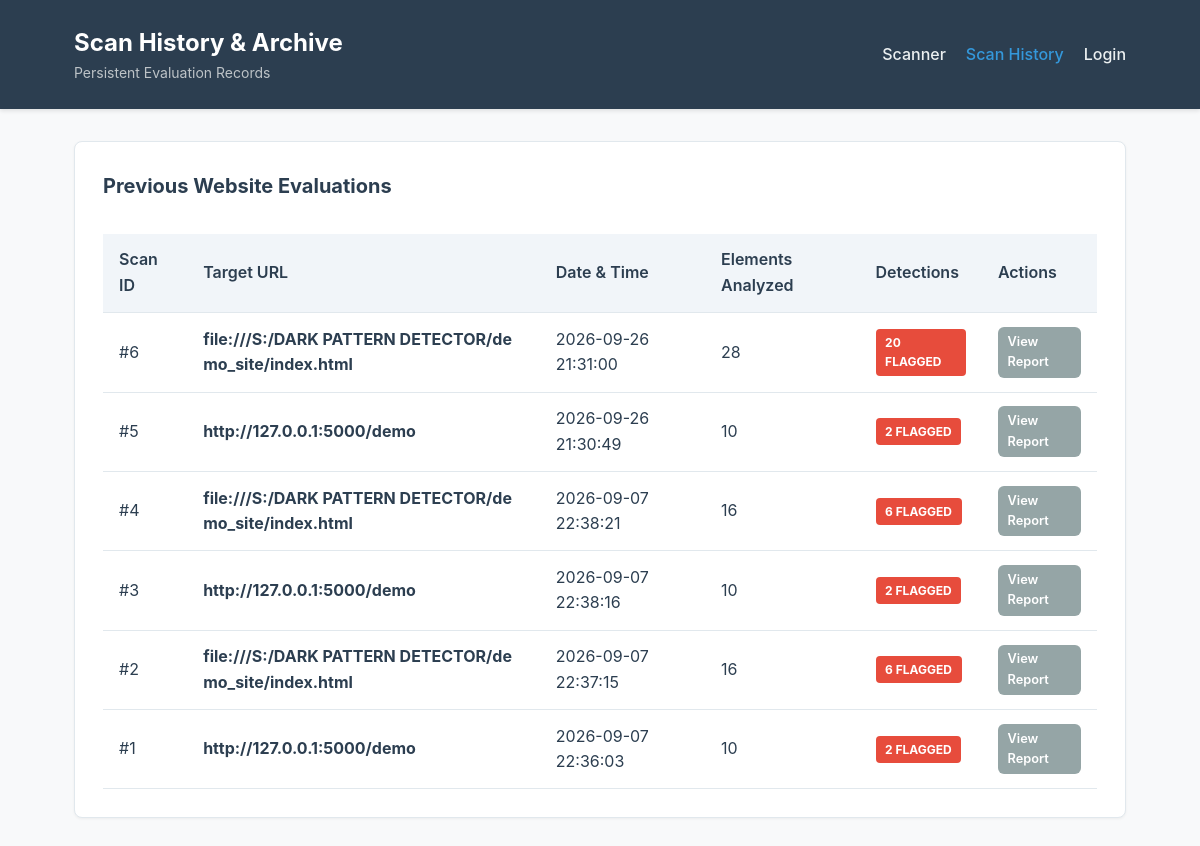
Before: /history with the older database file.
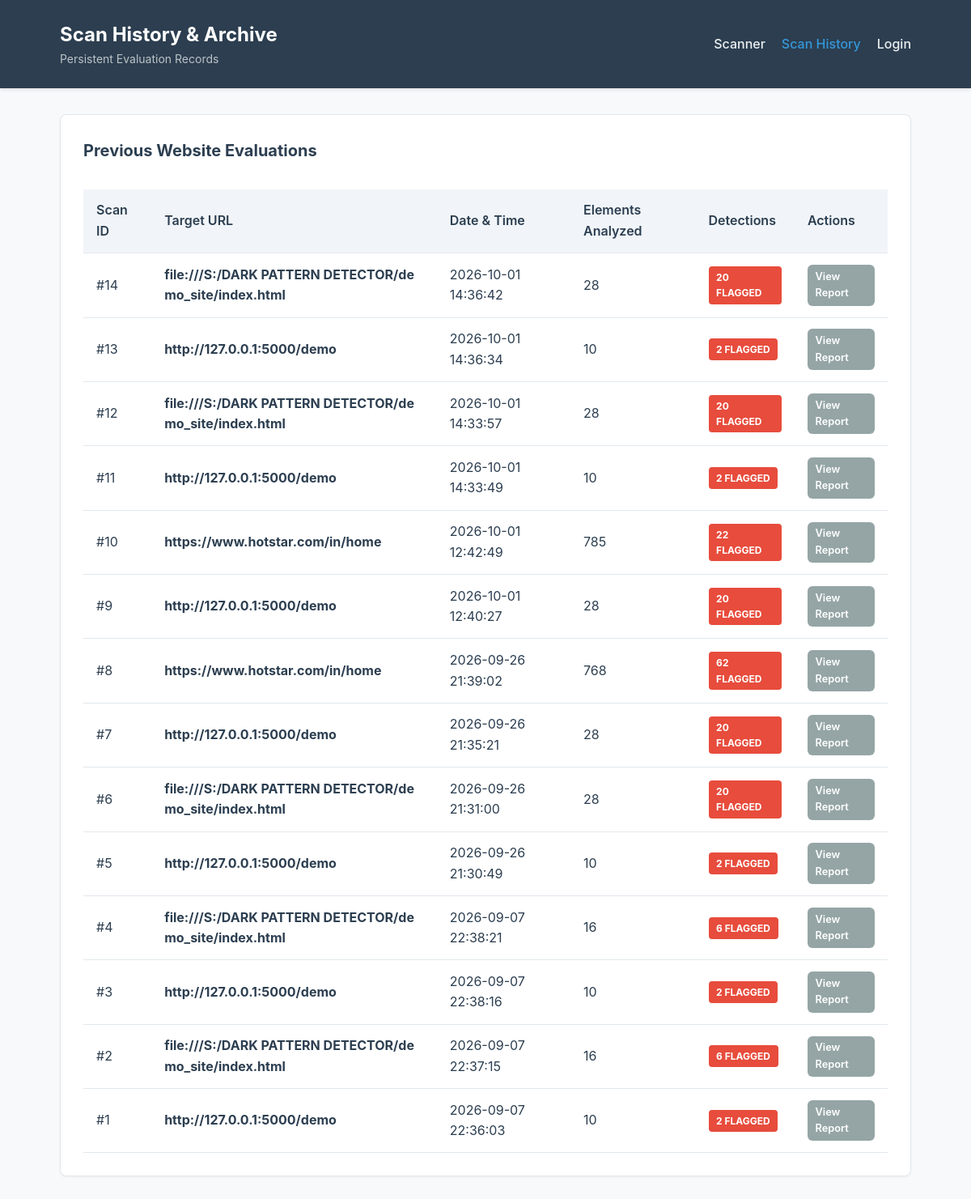
After: the same page with the newer database file.
### tables this page shows
CREATE TABLE scans (
                id INTEGER PRIMARY KEY AUTOINCREMENT,
                url TEXT NOT NULL,
                scan_date TEXT NOT NULL,
                total_elements INTEGER NOT NULL DEFAULT 0,
                total_detections INTEGER NOT NULL DEFAULT 0
            );

### app.py (the view)
@app.route("/history")
def history():
    scans = db_manager.get_all_scans()
    return render_template("history.html", scans=scans)

### database/db.py (called while the page is built, shortened)
    def _get_sqlite_connection(self):
        os.makedirs(os.path.dirname(self.sqlite_db_path), exist_ok=True)
        conn = sqlite3.connect(self.sqlite_db_path)
        conn.row_factory = sqlite3.Row
        return conn

    def get_all_scans(self):
        conn = self._get_sqlite_connection()
        cursor = conn.cursor()
        cursor.execute("SELECT * FROM scans ORDER BY id DESC")
        scans = [dict(r) for r in cursor.fetchall()]
        conn.close()
        return scans

### templates/history.html (shortened to what this page needs)
<!DOCTYPE html>
<html lang="en">
<head>
    <link rel="stylesheet" href="{{ url_for('static', filename='css/style.css') }}">
</head>
<body>
    <header class="header">
        <div class="header-container">
            <div class="header-title">
                <h1>Scan History & Archive</h1>
                <p>Persistent Evaluation Records</p>
            </div>
            <nav class="nav-links">
                <a href="{{ url_for('index') }}">Scanner</a>
                <a href="{{ url_for('history') }}" class="active">Scan History</a>
                {% if session.get('user_id') %}
                    <a href="{{ url_for('logout') }}">Logout ({{ session.get('username') }})</a>
                {% else %}
                    <a href="{{ url_for('login') }}">Login</a>
                {% endif %}
            </nav>
        </div>
    </header>
    <main class="container">
        <section class="card">
            <h3 class="card-title">Previous Website Evaluations</h3>
            {% if scans %}
            <div class="table-responsive">
                <table class="data-table">
                    <thead>
                        <tr>
                            <th>Scan ID</th>
                            <th>Target URL</th>
                            <th>Date & Time</th>
                            <th>Elements Analyzed</th>
                            <th>Detections</th>
                            <th>Actions</th>
                        </tr>
                    </thead>
                    <tbody>
                        {% for s in scans %}
                        <tr>
                            <td>#{{ s.id }}</td>
                            <td><strong style="word-break: break-all;">{{ s.url }}</strong></td>
                            <td>{{ s.scan_date }}</td>
                            <td>{{ s.total_elements }}</td>
                            <td>
                                <span class="badge {% if s.total_detections > 0 %}badge-high{% else %}badge-ml{% endif %}">
                                    {{ s.total_detections }} Flagged
                                </span>
                            </td>
                            <td>
                                <a href="{{ url_for('view_results', scan_id=s.id) }}" class="btn btn-secondary" style="padding: 0.3rem 0.6rem; font-size: 0.8rem; text-decoration: none;">
                                    View Report
                                </a>
                            </td>
                        </tr>
                        {% endfor %}
                    </tbody>
                </table>
            </div>
            {% else %}
            <div class="alert alert-info" style="margin-top: 1rem;">
                No historical scans available. Run a scan from the main dashboard to generate report records.
            </div>
            {% endif %}
        </section>
    </main>
</body>
</html>

### static/css/style.css (style rules this page uses)
:root { --primary-color: #2c3e50; --secondary-color: #3498db; --accent-color: #e74c3c; --bg-color: #f8f9fa; --card-bg: #ffffff; --text-color: #2c3e50; --text-muted: #7f8c8d; --border-color: #e1e8ed; --severity-high: #e74c3c; --severity-medium: #f39c12; --severity-low: #3498db; --source-rule: #8e44ad; --source-ml: #27ae60; --source-hybrid: #d35400; }
* { box-sizing: border-box; margin: 0; padding: 0; }
body { font-family: -apple-system, BlinkMacSystemFont, "Segoe UI", Roboto, Helvetica, Arial, sans-serif; background-color: var(--bg-color); color: var(--text-color); line-height: 1.6; }
.header { background-color: var(--primary-color); color: #ffffff; padding: 1.5rem 0; box-shadow: 0 2px 4px rgba(0,0,0,0.1); }
.header-container { max-width: 1100px; margin: 0 auto; padding: 0 1.5rem; display: flex; justify-content: space-between; align-items: center; }
.header-title h1 { font-size: 1.5rem; font-weight: 700; }
.header-title p { font-size: 0.875rem; color: #bdc3c7; }
.nav-links { display: flex; gap: 1.25rem; }
.nav-links a { color: #ecf0f1; text-decoration: none; font-weight: 500; transition: color 0.2s; }
.nav-links a:hover, .nav-links a.active { color: var(--secondary-color); }
.container { max-width: 1100px; margin: 2rem auto; padding: 0 1.5rem; }
.card { background: var(--card-bg); border: 1px solid var(--border-color); border-radius: 8px; padding: 1.75rem; margin-bottom: 1.5rem; box-shadow: 0 1px 3px rgba(0,0,0,0.05); }
.card-title { font-size: 1.25rem; margin-bottom: 1rem; color: var(--primary-color); }
.btn { background-color: var(--secondary-color); color: #ffffff; padding: 0.75rem 1.5rem; border: none; border-radius: 6px; font-size: 1rem; font-weight: 600; cursor: pointer; text-decoration: none; display: inline-block; transition: background-color 0.2s; }
.btn-secondary { background-color: #95a5a6; }
.badge { display: inline-block; padding: 0.25rem 0.6rem; border-radius: 4px; font-size: 0.75rem; font-weight: 700; text-transform: uppercase; color: #ffffff; }
.badge-high { background-color: var(--severity-high); }
.table-responsive { overflow-x: auto; }
.data-table { width: 100%; border-collapse: collapse; margin-top: 1rem; }
.data-table th, .data-table td { padding: 0.85rem 1rem; text-align: left; border-bottom: 1px solid var(--border-color); }
.data-table th { background-color: #f1f5f9; font-weight: 600; color: var(--primary-color); }

Changed rows visible on the page:
added scans: id "14", url "file:///S:/DARK PATTERN DETECTOR/demo_site/index.html", scan_date "2026-10-01 14:36:42", total_elements "28", total_detections "20"
added scans: id "13", url "http://127.0.0.1:5000/demo", scan_date "2026-10-01 14:36:34", total_elements "10", total_detections "2"
added scans: id "12", url "file:///S:/DARK PATTERN DETECTOR/demo_site/index.html", scan_date "2026-10-01 14:33:57", total_elements "28", total_detections "20"
added scans: id "11", url "http://127.0.0.1:5000/demo", scan_date "2026-10-01 14:33:49", total_elements "10", total_detections "2"
added scans: id "10", url "https://www.hotstar.com/in/home", scan_date "2026-10-01 12:42:49", total_elements "785", total_detections "22"
added scans: id "9", url "http://127.0.0.1:5000/demo", scan_date "2026-10-01 12:40:27", total_elements "28", total_detections "20"
added scans: id "8", url "https://www.hotstar.com/in/home", scan_date "2026-09-26 21:39:02", total_elements "768", total_detections "62"
added scans: id "7", url "http://127.0.0.1:5000/demo", scan_date "2026-09-26 21:35:21", total_elements "28", total_detections "20"
